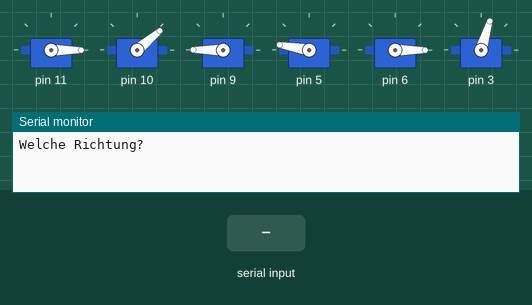
Recording of a sketch running on a simulated Arduino Uno, built with avr-gcc and run on an emulated ATmega328P. Parts: 6 × servo, the last lines printed to the serial monitor. The inputs (shaded band) are chosen by the test bench.

Above: at 6.9 s.
7.0 s: "r" received over Serial
At 7.4 s:
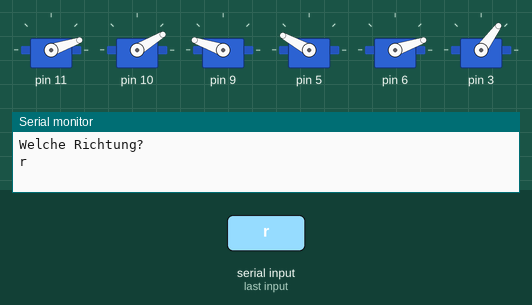
At 11.1 s:
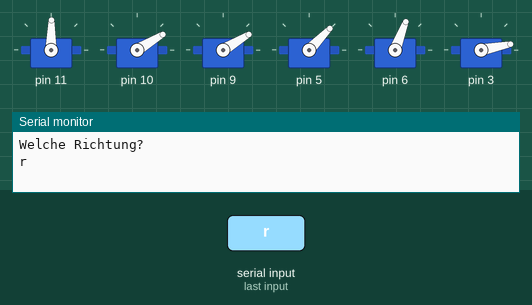
Timing chart, 0 to 12.6 s (numbered marks = the images above; inputs shaded):
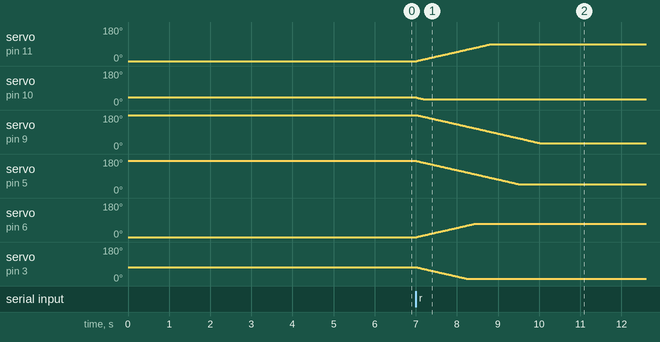

The sketch:

charcompare.ino
```cpp
#include <Braccio.h>
#include <Servo.h>

Servo base;
Servo shoulder;
Servo elbow;
Servo wrist_ver;
Servo wrist_rot;
Servo gripper;

char a;

void setup() {

 Braccio.begin();
 bewegungsEingabe();

}

void loop() {

}

void bewegungsEingabe()
{

 Serial.begin(9600);
 Serial.println ("Welche Richtung?");


 while (Serial.available() == 0){}

  a = Serial.read();

  Serial.println(a);


  if (a=='r')
  {
       vorne();
       }
  else
  {
      hinten();
    }
}


void vorne() {

  Braccio.ServoMovement (20,90,30,30,45,70,10);

}

void hinten() {

  Braccio.ServoMovement (20,90,180,30,45,70,73);

}
```

Measured:
- after the input at 7.0 s, servo on pin 11: moves from 0° to 89° over 1.8 s, starting at once; servo on pin 10: moves from 40° to 31° over 0.16 s, starting at once
